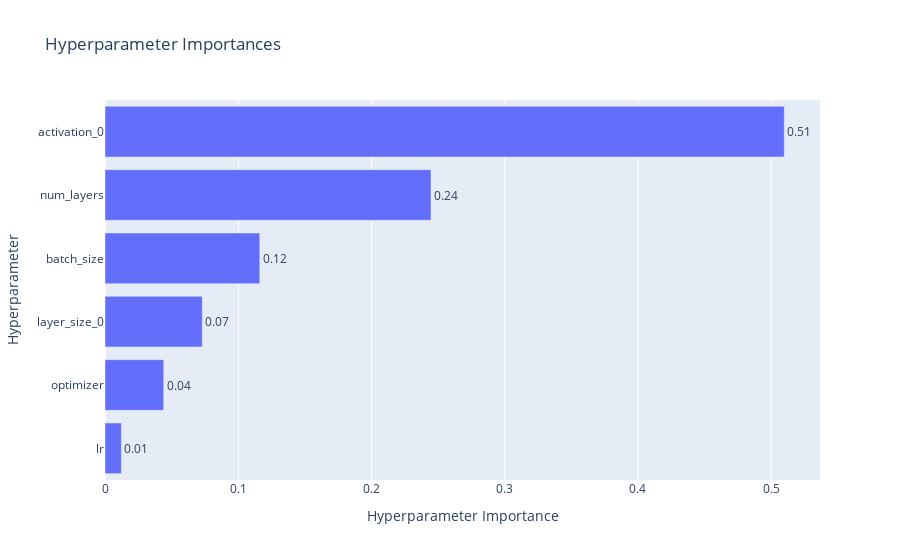

This figure's notebook cell:
### Code cell
optuna.visualization.plot_param_importances(mnist_study)

### Figure 1 — Plotly figure (JSON) as saved in the notebook; plotly's stock layout.template omitted (floating-point values rounded to 4 significant figures)
{"data": [{"cliponaxis": false, "hovertemplate": ["lr (FloatDistribution): 0.012277966102432146<extra></extra>", "optimizer (CategoricalDistribution): 0.04407870986239169<extra></extra>", "layer_size_0 (CategoricalDistribution): 0.07301646705019275<extra></extra>", "batch_size (CategoricalDistribution): 0.11617189622404703<extra></extra>", "num_layers (IntDistribution): 0.24466341130652<extra></extra>", "activation_0 (CategoricalDistribution): 0.5097915494544164<extra></extra>"], "name": "Objective Value", "orientation": "h", "text": ["0.01", "0.04", "0.07", "0.12", "0.24", "0.51"], "textposition": "outside", "type": "bar", "x": [0.01228, 0.04408, 0.07302, 0.1162, 0.2447, 0.5098], "y": ["lr", "optimizer", "layer_size_0", "batch_size", "num_layers", "activation_0"]}], "layout": {"title": {"text": "Hyperparameter Importances"}, "xaxis": {"title": {"text": "Hyperparameter Importance"}}, "yaxis": {"title": {"text": "Hyperparameter"}}}}
